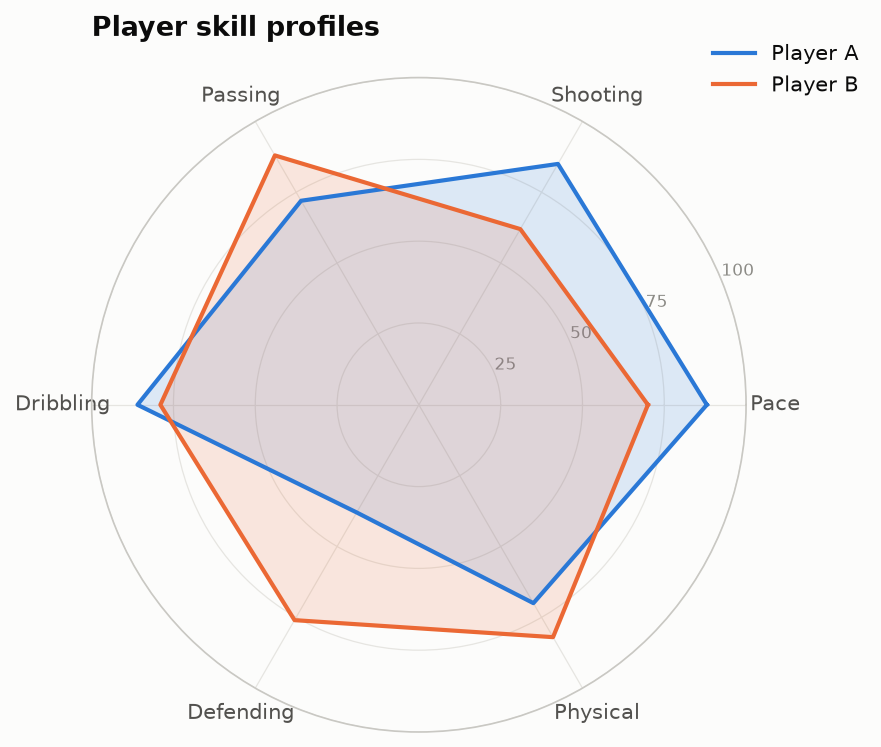

This figure's Python source:
"""
Radar (Spider) Chart  -  family: Magnitude

DESIGN PURPOSE
Plots several variables on axes radiating from a center and joins them into a
polygon. Each entity's overall profile reads as a shape.

WHEN TO USE
  - Compare the profile of 1–3 entities across 4–8 variables on the same scale
    (skills, product attributes)
  - Show balance and strengths or weaknesses more than precise values

AVOID WHEN
  - Variables use different units or scales (normalise first, or use a
    different chart)
  - Comparing more than ~3 entities (polygons overlap; use small multiples or
    parallel coordinates)
  - Precise comparison is required (radial distances and areas are hard to
    judge)

ALTERNATIVES
  - Grouped bar chart
  - Parallel coordinates
  - Dot plot

EXAMPLE
Player ratings (0–100) on six skills for two football players.

Run:  python radar_chart.py
      python radar_chart.py --real-data   (real dataset: sklearn.datasets.load_wine() — chemical analysis of 178 Italian wines from 3 cultivars, bundled with scikit-learn)
"""
import sys
from pathlib import Path

import numpy as np
import pandas as pd
import matplotlib.pyplot as plt

# Library style: categorical colors in fixed order, recessive axes, hairline grid.
PALETTE = ["#2a78d6", "#eb6834", "#1baf7a", "#eda100",
           "#e87ba4", "#008300", "#6250d6", "#e34948"]
SEQ_CMAP = "Blues"      # sequential: one hue, light -> dark
DIV_CMAP = "RdBu_r"     # diverging: two opposite hues, neutral midpoint
GRAY = "#b8b7b1"        # de-emphasised marks
plt.rcParams.update({
    "figure.figsize": (8, 4.8), "figure.dpi": 110, "figure.facecolor": "#fcfcfb",
    "axes.facecolor": "#fcfcfb", "axes.edgecolor": "#c9c8c3", "axes.linewidth": 0.8,
    "axes.spines.top": False, "axes.spines.right": False,
    "axes.grid": True, "grid.color": "#e6e5e1", "grid.linewidth": 0.6, "axes.axisbelow": True,
    "axes.prop_cycle": plt.cycler(color=PALETTE),
    "axes.titlesize": 13, "axes.titleweight": "bold", "axes.titlelocation": "left",
    "axes.labelcolor": "#52514e", "xtick.color": "#52514e", "ytick.color": "#52514e",
    "text.color": "#0b0b0b", "font.size": 10, "lines.linewidth": 2,
    "legend.frameon": False,
})

# --- Example data ------------------------------------------------------------
skills = ["Pace", "Shooting", "Passing", "Dribbling", "Defending", "Physical"]
df = pd.DataFrame({"Player A": [88, 85, 72, 86, 38, 70],
                   "Player B": [70, 62, 88, 79, 76, 82]}, index=skills)
title = "Player skill profiles"
df

REAL_DATA = "--real-data" in sys.argv
if REAL_DATA:  # sklearn.datasets.load_wine() — chemical analysis of 178 Italian wines from 3 cultivars, bundled with scikit-learn
    from sklearn.datasets import load_wine
    w = load_wine(as_frame=True).frame
    feats = {"alcohol": "Alcohol", "malic_acid": "Malic acid", "flavanoids": "Flavanoids",
             "color_intensity": "Colour intensity", "hue": "Hue", "proline": "Proline"}
    means = w.groupby("target")[list(feats)].mean().rename(columns=feats)
    df = (means / means.max() * 100).T.round(0)          # % of the highest cultivar mean
    df.columns = [f"Cultivar {i + 1}" for i in df.columns]
    title = "Wine cultivars (% of highest mean)"
    df

# --- Plot --------------------------------------------------------------------
angles = np.linspace(0, 2 * np.pi, len(df), endpoint=False).tolist()
angles += angles[:1]
fig, ax = plt.subplots(figsize=(6, 6), subplot_kw=dict(polar=True))
for i, col in enumerate(df.columns):
    vals = df[col].tolist() + df[col].tolist()[:1]
    ax.plot(angles, vals, color=PALETTE[i], linewidth=2, label=col)
    ax.fill(angles, vals, color=PALETTE[i], alpha=0.15)
ax.set_xticks(angles[:-1], df.index)
ax.set_ylim(0, 100)
ax.set_yticks([25, 50, 75, 100], ["25", "50", "75", "100"], color="#8c8b86", fontsize=8)
ax.spines["polar"].set_color("#c9c8c3")
ax.set_title(title, pad=20)
ax.legend(loc="upper right", bbox_to_anchor=(1.2, 1.08))
fig.tight_layout()

# --- Save / show -------------------------------------------------------------
out = Path(__file__).with_name(Path(__file__).stem + ("_real" if REAL_DATA else "") + ".png")
fig.savefig(out, dpi=150, bbox_inches="tight")
print(f"saved {out}")
if "--no-show" not in sys.argv:
    plt.show()
